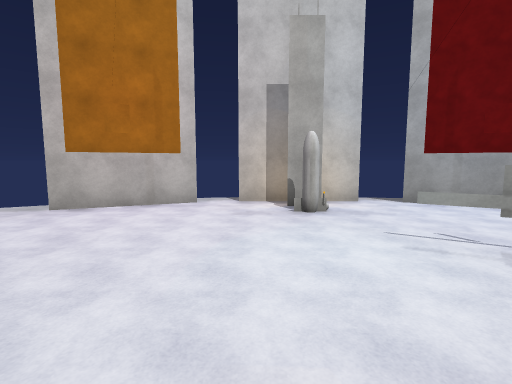
View 1 (above)

14 first-person views from a walk through a scene from a Unity 3-D project. The camera is 1.5 m above the floor, tilts 6° down and sees 85° across. The floor is counted in squares, 2 m on a side. Each view is taken from the middle of a square. On the plan, view 1 faces up. The plan holds only what a view shows up to about 10 squares ahead; the rest is blank. Surface patterns are stand-ins for the level's own textures.

View 2
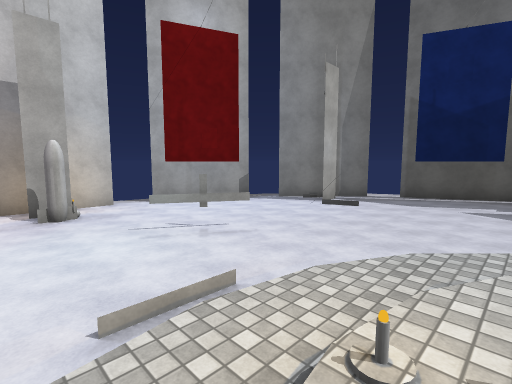

View 3
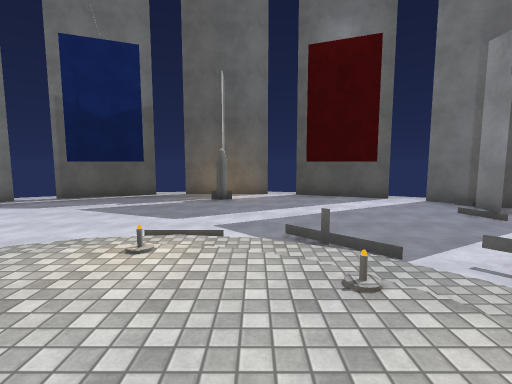

View 4
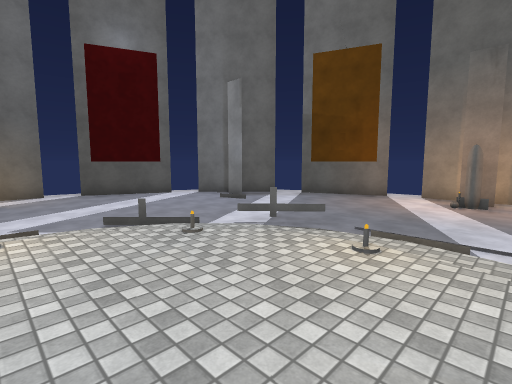

View 5
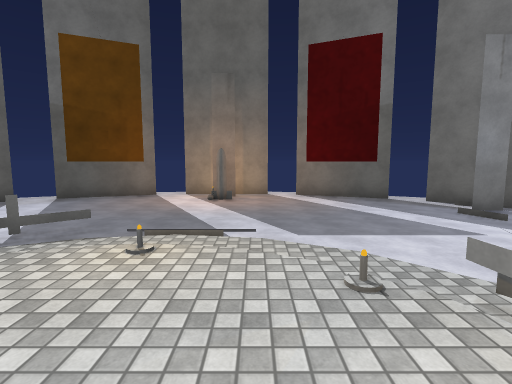

View 6
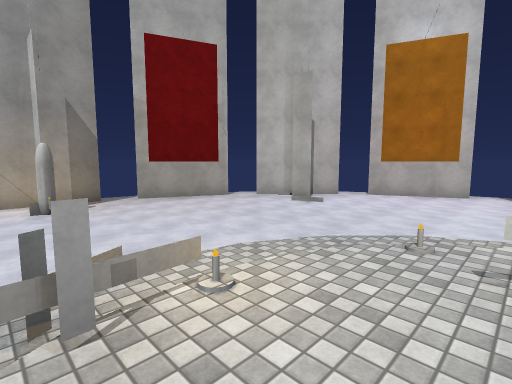

View 7
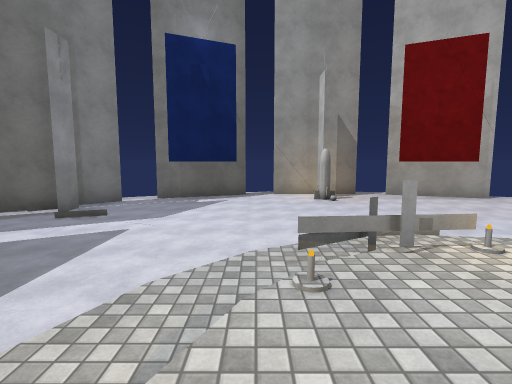

View 8
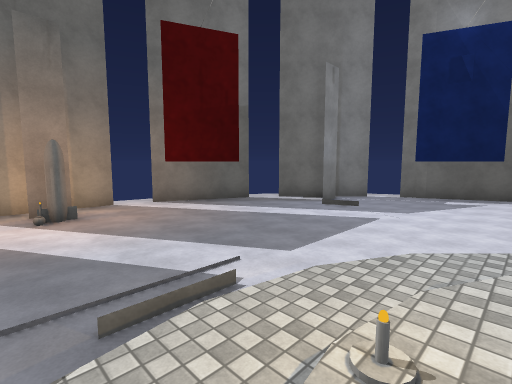

View 9
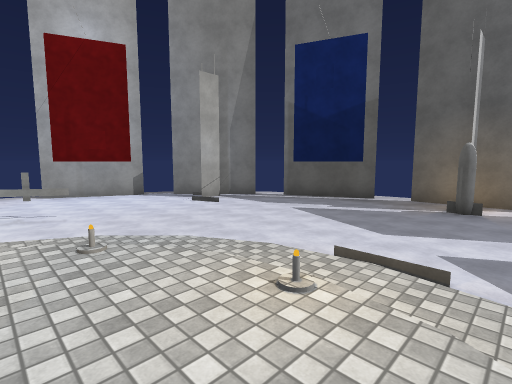

View 10
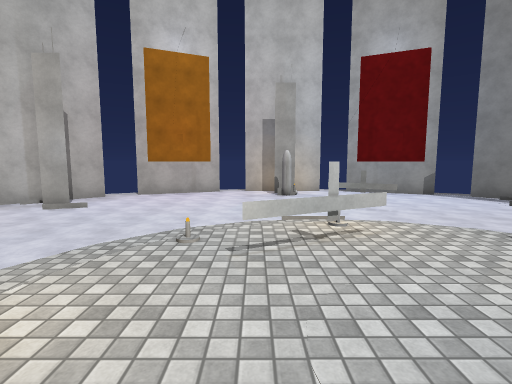

View 11
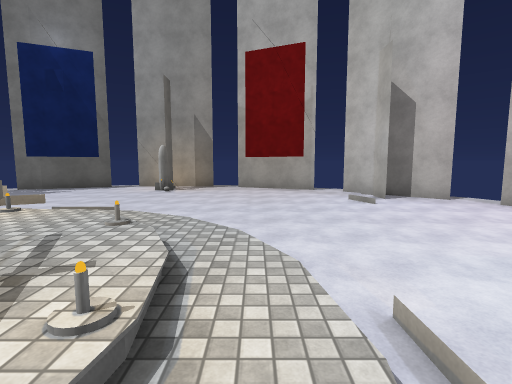

View 12
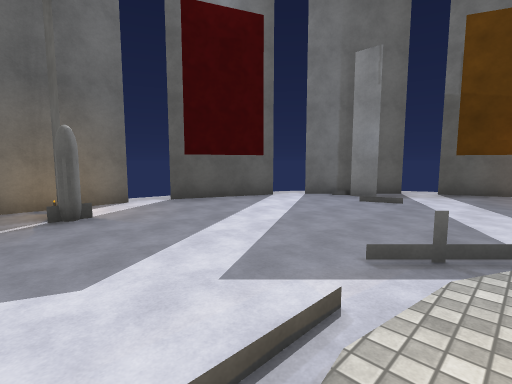

View 13
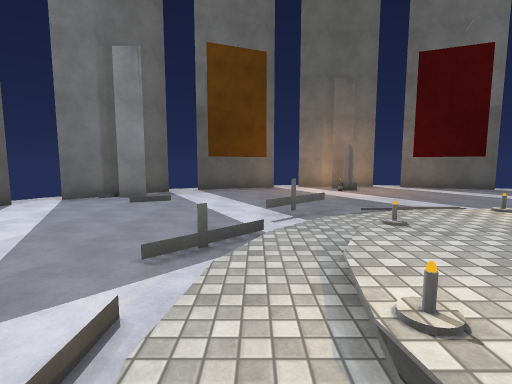

View 14
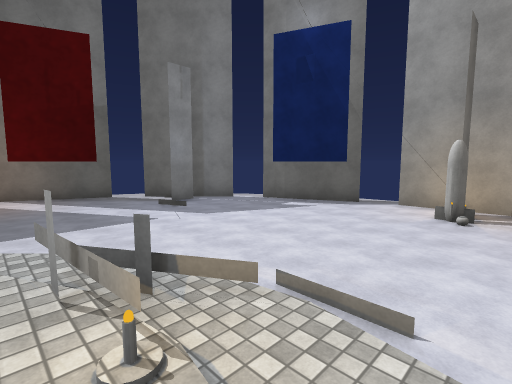

### Floor plan
Key: @ floor where view 1 was taken; # wall or solid block; x gap in a wall; . main floor; : floor 0.25 m higher than the main floor; + floor 0.5 m higher than the main floor; / step, stairs or slope; = window, fence, low wall or low ledge.
Columns run from 8 left of view 1 to 11 right of it. Each row starts with its distance up from view 1.
  6     x##.###.##x
  5    ......#......
  4   ##...........##
  3  .##......##...##.
  2 x.................x
  1 #.................#
  0 #....../@://......#
 -1 ......///////.......
 -2 #.....//==+//......#
 -3 ##....:+++++/....###
 -4 #.....:#+++//......#
 -5 ......///+///=......
 -6 #....../////=.....#
 -7 #..........#......#
 -8 x.................x
 -9  .##...........##.
-10   ##...........##
-11    ......#......
-12     x##..x..##x
-13        .###.

Where each view was taken, in squares from view 1:
view 1: 0 up, 0 right, facing up
view 2: 1 down, 0 right, facing up-right
view 3: 4 down, 1 right, facing right
view 4: 3 down, 0 right, facing down-right
view 5: 3 down, 0 right, facing down
view 6: 4 down, 0 right, facing up-left
view 7: 5 down, 1 right, facing left
view 8: 5 down, 2 right, facing down-left
view 9: 4 down, 2 right, facing up-right
view 10: 4 down, 0 right, facing up
view 11: 0 up, 2 right, facing left
view 12: 2 down, 4 right, facing down-right
view 13: 2 down, 4 right, facing down
view 14: 2 down, 1 left, facing down-left
